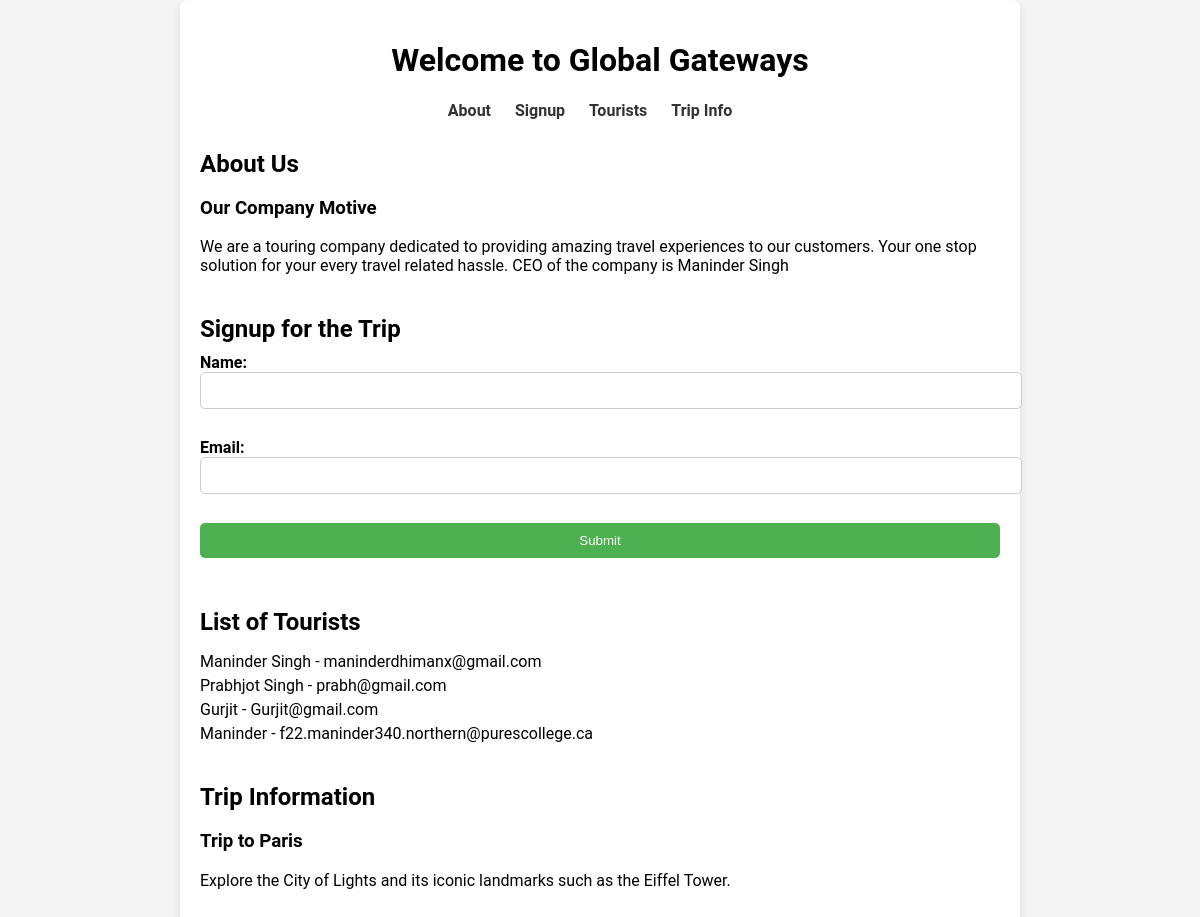
The page / on the database its author committed.
### tables this page shows
CREATE TABLE `about_us` (
  `id` int(11) NOT NULL,
  `title` varchar(255) DEFAULT NULL,
  `description` text DEFAULT NULL
);

CREATE TABLE `tourists` (
  `id` int(11) NOT NULL,
  `name` varchar(255) NOT NULL,
  `email` varchar(255) NOT NULL
);

CREATE TABLE `trip_information` (
  `id` int(11) NOT NULL,
  `title` varchar(255) DEFAULT NULL,
  `description` text DEFAULT NULL
);

### index.php (the view, shortened to what this page needs)
<!DOCTYPE html>
<html lang="en">
<head>
</head>
<body>
    <div class="container">
        <header>
            <h1>Welcome to Global Gateways</h1>
            <nav>
                <ul>
                    <li><a href="#about">About</a></li>
                    <li><a href="#signup">Signup</a></li>
                    <li><a href="#tourists">Tourists</a></li>
                    <li><a href="#trip">Trip Info</a></li>
                </ul>
            </nav>
        </header>
        <section id="about">
            <h2>About Us</h2>
            <?php
            $servername = "localhost";
            $username = "root";
            $password = "";
            $dbname = "project1";
            $conn = new mysqli($servername, $username, $password, $dbname);
            $sql = "SELECT title, description FROM about_us";
            $result = $conn->query($sql);
            if ($result->num_rows > 0) {
                while($row = $result->fetch_assoc()) {
                    echo "<h3>" . $row["title"]. "</h3>";
                    echo "<p>" . $row["description"]. "</p>";
                }
            } else {
                echo "No about us information available";
            }
            ?>
        </section>
        <section id="signup">
            <h2>Signup for the Trip</h2>
            <form action="process_signup.php" method="POST">
                <label for="name">Name:</label>
                <input type="text" id="name" name="name" required><br><br>
                <label for="email">Email:</label>
                <input type="email" id="email" name="email" required><br><br>
                <input type="submit" value="Submit">
            </form>
        </section>
        <section id="tourists">
            <h2>List of Tourists</h2>
            <ul>
                <?php
                $servername = "localhost";
                $username = "root";
                $password = "";
                $dbname = "project1";
                $conn = new mysqli($servername, $username, $password, $dbname);
                $sql = "SELECT name, email FROM tourists";
                $result = $conn->query($sql);
                if ($result->num_rows > 0) {
                    while($row = $result->fetch_assoc()) {
                        echo "<li>" . $row["name"]. " - " . $row["email"]. "</li>";
                    }
                } else {
                    echo "0 results";
                }
                ?>
            </ul>
        </section>
        <section id="trip">
            <h2>Trip Information</h2>
            <?php
            $servername = "localhost";
            $username = "root";
            $password = "";
            $dbname = "project1";
            $conn = new mysqli($servername, $username, $password, $dbname);
            $sql = "SELECT title, description FROM trip_information";
            $result = $conn->query($sql);
            if ($result->num_rows > 0) {
                while($row = $result->fetch_assoc()) {
                    echo "<h3>" . $row["title"]. "</h3>";
                    echo "<p>" . $row["description"]. "</p>";
                }
            } else {
                echo "No trip information available";
            }
            ?>
        </section>
    </div>
</body>
</html>

### index.php (style rules this page uses)
body { font-family: 'Roboto', sans-serif; margin: 0; padding: 0; background-color: #f4f4f4; }
.container { max-width: 800px; margin: 0 auto; padding: 20px; background-color: #fff; border-radius: 8px; box-shadow: 0 4px 8px rgba(0, 0, 0, 0.1); }
header { text-align: center; margin-bottom: 30px; }
nav ul { list-style-type: none; padding: 0; }
nav ul li { display: inline; margin-right: 20px; }
nav ul li a { text-decoration: none; color: #333; font-weight: 600; transition: color 0.3s ease; }
section { margin-bottom: 40px; }
section h2 { margin-bottom: 10px; }
form label { font-weight: bold; }
form input[type="text"], form input[type="email"], form input[type="submit"] { width: 100%; padding: 10px; margin-bottom: 10px; border: 1px solid #ccc; border-radius: 5px; transition: border-color 0.3s ease; }
form input[type="submit"] { background-color: #4CAF50; color: white; cursor: pointer; border: none; }
ul { list-style-type: none; padding: 0; }
li { margin-bottom: 5px; }

### rows shown on the page
about_us: title "Our Company Motive", description "We are a touring company dedicated to providing amazing travel experiences to our customers. Your one stop solution for your every travel related hassle. CEO of the company is Maninder Singh"
tourists: name "Maninder Singh", email "maninderdhimanx@gmail.com"
tourists: name "Prabhjot Singh", email "prabh@gmail.com"
tourists: name "Gurjit", email "Gurjit@gmail.com"
tourists: name "Maninder", email "f22.maninder340.northern@purescollege.ca"
trip_information: title "Trip to Paris", description "Explore the City of Lights and its iconic landmarks such as the Eiffel Tower."
